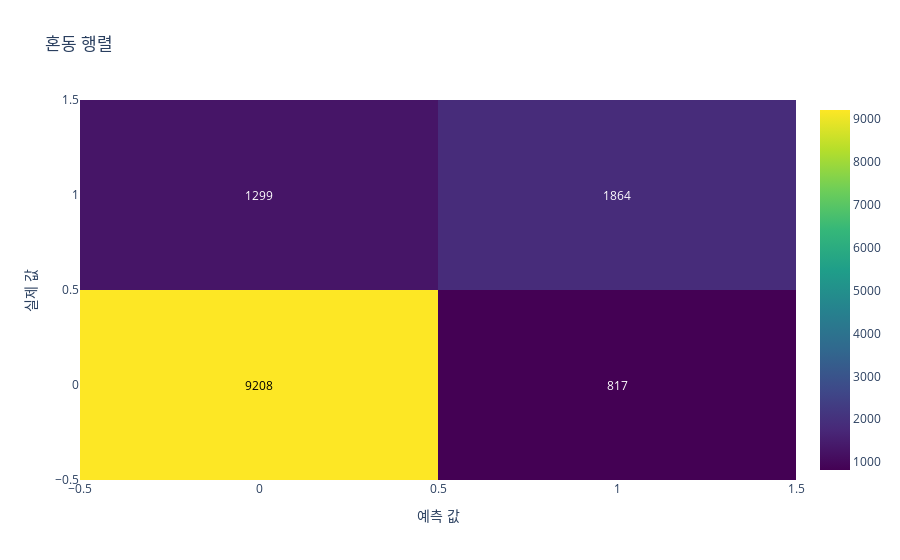

Source (notebook cell):
### Markdown cell above
시각화

### Code cell
# plotly를 사용하여 결과 시각화
import plotly.graph_objects as go
import numpy as np

# 실제 값과 예측 값 비교
y_val_flat = y_val.cat.codes  # 범주형 데이터를 정수로 변환
y_val_pred_flat = y_val_pred  # 이미 1차원 배열이므로 변환 불필요
confusion_matrix = pd.crosstab(y_val_flat, y_val_pred_flat, rownames=['실제'], colnames=['예측'])

# 히트맵 생성
fig = go.Figure(data=go.Heatmap(
                z=confusion_matrix.values,
                x=confusion_matrix.columns,
                y=confusion_matrix.index,
                colorscale='Viridis'))

# 레이아웃 설정
fig.update_layout(
    title='혼동 행렬',
    xaxis_title='예측 값',
    yaxis_title='실제 값'
)

# 각 셀에 텍스트 추가
annotations = []
for i, row in enumerate(confusion_matrix.values):
    for j, value in enumerate(row):
        annotations.append(
            dict(
                x=confusion_matrix.columns[j],
                y=confusion_matrix.index[i],
                text=str(value),
                showarrow=False,
                font=dict(color='white' if value < confusion_matrix.values.max() / 2 else 'black')
            )
        )
fig.update_layout(annotations=annotations)

# 그래프 표시
fig.show()

### Figure 1 — Plotly figure (JSON) as saved in the notebook; plotly's stock layout.template omitted (floating-point values rounded to 4 significant figures)
{"data": [{"colorscale": [[0, "#440154"], [0.1111, "#482878"], [0.2222, "#3e4989"], [0.3333, "#31688e"], [0.4444, "#26828e"], [0.5556, "#1f9e89"], [0.6667, "#35b779"], [0.7778, "#6ece58"], [0.8889, "#b5de2b"], [1, "#fde725"]], "type": "heatmap", "x": [0, 1], "y": [0, 1], "z": [[9208, 817], [1299, 1864]]}], "layout": {"annotations": [{"font": {"color": "black"}, "showarrow": false, "text": "9208", "x": 0, "y": 0}, {"font": {"color": "white"}, "showarrow": false, "text": "817", "x": 1, "y": 0}, {"font": {"color": "white"}, "showarrow": false, "text": "1299", "x": 0, "y": 1}, {"font": {"color": "white"}, "showarrow": false, "text": "1864", "x": 1, "y": 1}], "title": {"text": "혼동 행렬"}, "xaxis": {"title": {"text": "예측 값"}}, "yaxis": {"title": {"text": "실제 값"}}}}
